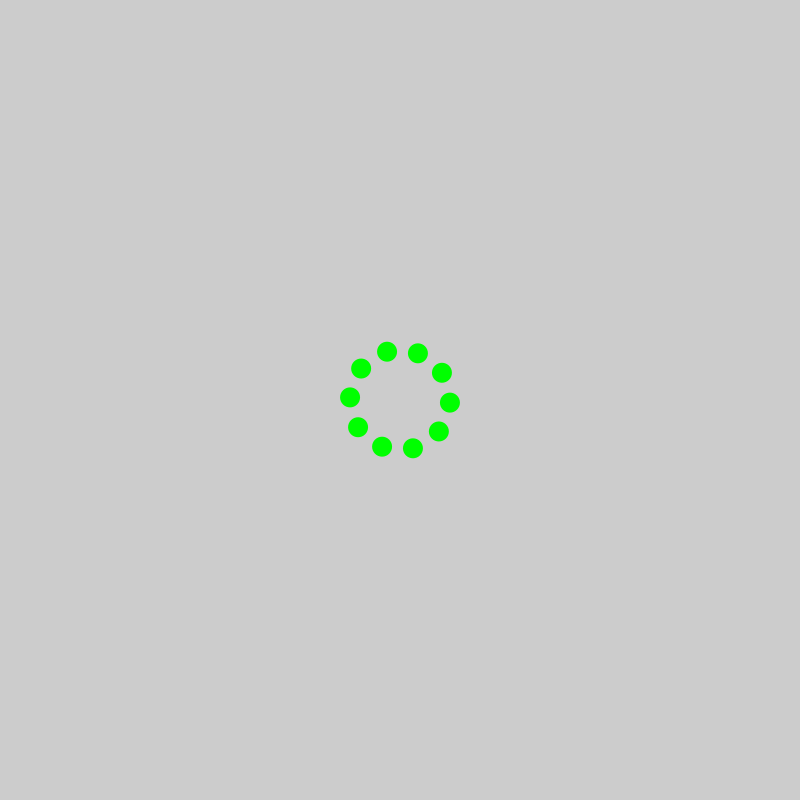
Frame 1 (no input)
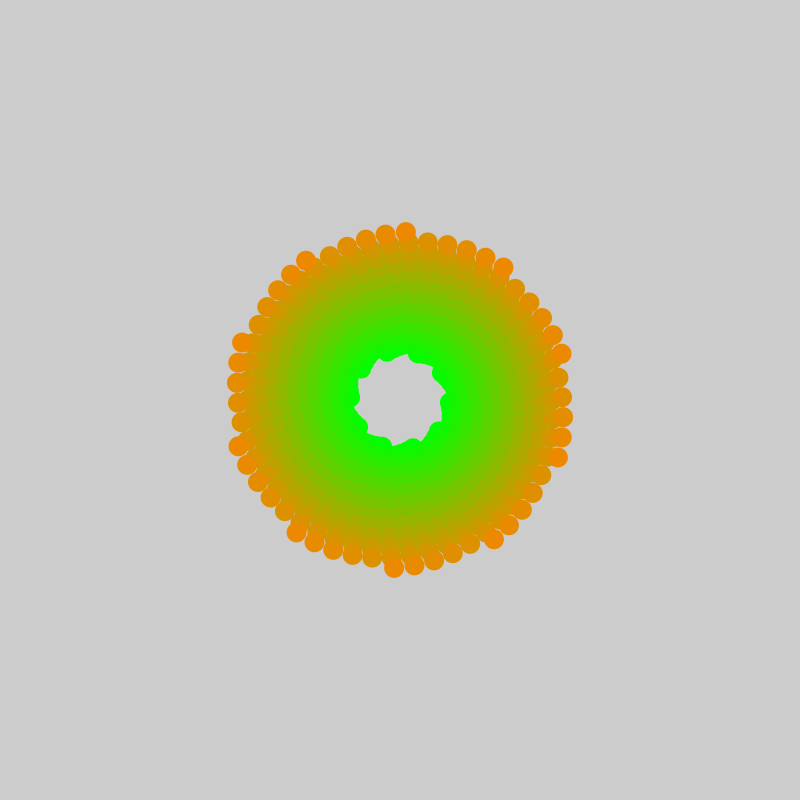
Frame 60 (the mouse pressed at the canvas centre just before this capture)
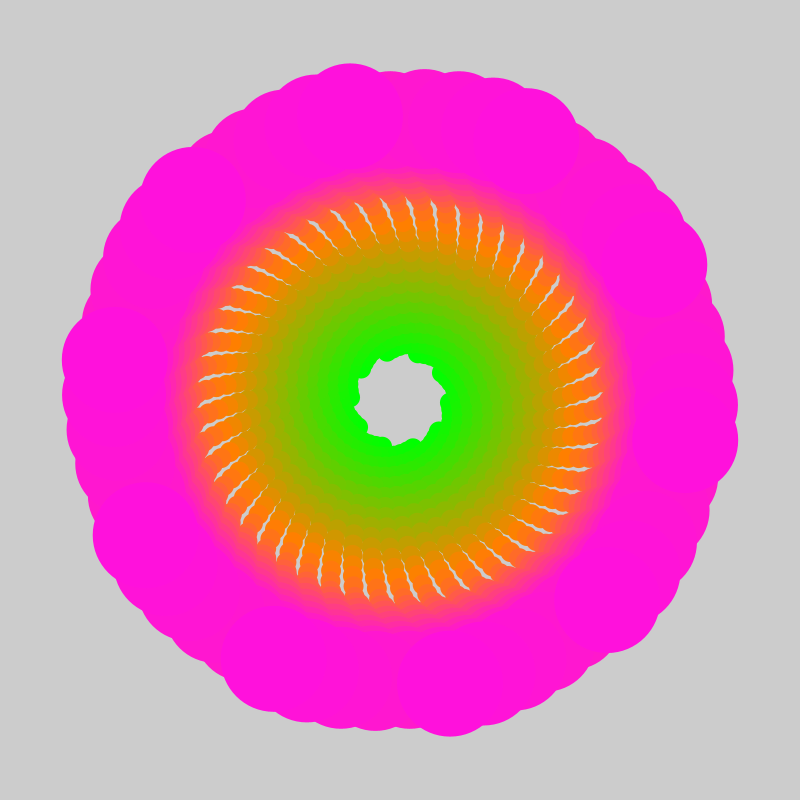
Frame 120 (the mouse held since frame 60 and released just before this capture)

The Processing sketch that drew these frames (run headless with seeded random() and noise(); from frame 60 on, the mouse is pressed at the canvas centre):

// Processing sketch: processing_33297
// ── processing_33297.pde

int distance_frompoint = 50;
int num_of_circles = 10;
int circle_size= 20;
float degree_step= TWO_PI/num_of_circles;
float angle= 0;
int starting_degree_step = 3;
color k= color(250,0,0);
color b= color(0,0,250);
color j= color(0,250,0);
color a= color(255,10,252);
color h= color(10,122,255);
color c= color(65,196,70);
color d= color(171,237,144);
color e= color(182,144,237);
color f= color(255,133,3);
color g= color(3,228,255);
color[] colors = {            //random selects one of above colors
      a,b,c,d,e,f,g,h,k,j
                     };
int Red=0;
int Green=255;
int Blue=0;

int distance_frompoint_change= 2;


void setup() {
  size (800,800);
  frameRate(20);
  noStroke();
}
 
void draw() {
  
  if (circle_size>800){
  return;
 } 
  if (distance_frompoint > width/2){
    distance_frompoint= int(random(50));
    Red=0;
    Green=255;
    Blue=0;
  }
  angle= radians(starting_degree_step);
  fill(Red,Green,Blue);

for(int i= 0; i< num_of_circles; i++){
   ellipse(width/2 + cos(angle)* distance_frompoint, height/2 + sin(angle)* distance_frompoint, circle_size, circle_size);
   angle+= degree_step;
 }
 if(distance_frompoint > width/4){
   circle_size += 2;
 }
 distance_frompoint+=distance_frompoint_change;
 starting_degree_step+= 7; 
 Green-=2;   
 if (Red < 255) {
   Red+=4;
 } else {
   Blue+=4;
 }
}
 
